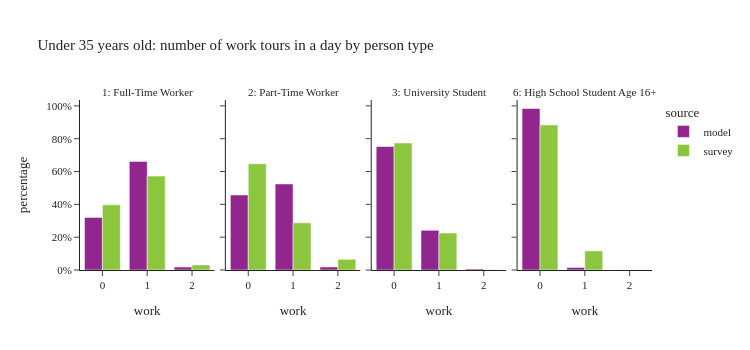

The cell this chart's notebook holds for it:
### Code cell
plot_work_tour_ptype(per_data[(per_data['ptype'].isin(worker_ptype)) & (per_data['age']<=35)],"Under 35 years old: number of work tours in a day by person type")

### Figure 1 — Plotly figure (JSON) as saved in the notebook; plotly's stock layout.template omitted (floating-point values rounded to 4 significant figures)
{"data": [{"alignmentgroup": "True", "customdata": [[223961], [462448], [12552]], "hovertemplate": "source=model<br>ptype_label=1: Full-Time Worker<br>work=%{x}<br>percentage=%{y}<br>sample_size=%{customdata[0]}<extra></extra>", "legendgroup": "model", "marker": {"color": "#91268F", "pattern": {"shape": ""}}, "name": "model", "offsetgroup": "model", "orientation": "v", "showlegend": true, "textposition": "auto", "type": "bar", "x": [0.0, 1.0, 2.0], "xaxis": "x", "y": [0.3204, 0.6616, 0.01796], "yaxis": "y"}, {"alignmentgroup": "True", "customdata": [[55679], [63855], [2244]], "hovertemplate": "source=model<br>ptype_label=2: Part-Time Worker<br>work=%{x}<br>percentage=%{y}<br>sample_size=%{customdata[0]}<extra></extra>", "legendgroup": "model", "marker": {"color": "#91268F", "pattern": {"shape": ""}}, "name": "model", "offsetgroup": "model", "orientation": "v", "showlegend": false, "textposition": "auto", "type": "bar", "x": [0.0, 1.0, 2.0], "xaxis": "x2", "y": [0.4572, 0.5244, 0.01843], "yaxis": "y2"}, {"alignmentgroup": "True", "customdata": [[101663], [32632], [828]], "hovertemplate": "source=model<br>ptype_label=3: University Student<br>work=%{x}<br>percentage=%{y}<br>sample_size=%{customdata[0]}<extra></extra>", "legendgroup": "model", "marker": {"color": "#91268F", "pattern": {"shape": ""}}, "name": "model", "offsetgroup": "model", "orientation": "v", "showlegend": false, "textposition": "auto", "type": "bar", "x": [0.0, 1.0, 2.0], "xaxis": "x3", "y": [0.7524, 0.2415, 0.006128], "yaxis": "y3"}, {"alignmentgroup": "True", "customdata": [[125532], [2031]], "hovertemplate": "source=model<br>ptype_label=6: High School Student Age 16+<br>work=%{x}<br>percentage=%{y}<br>sample_size=%{customdata[0]}<extra></extra>", "legendgroup": "model", "marker": {"color": "#91268F", "pattern": {"shape": ""}}, "name": "model", "offsetgroup": "model", "orientation": "v", "showlegend": false, "textposition": "auto", "type": "bar", "x": [0.0, 1.0], "xaxis": "x4", "y": [0.9841, 0.01592], "yaxis": "y4"}, {"alignmentgroup": "True", "customdata": [[614], [577], [17]], "hovertemplate": "source=survey<br>ptype_label=1: Full-Time Worker<br>work=%{x}<br>percentage=%{y}<br>sample_size=%{customdata[0]}<extra></extra>", "legendgroup": "survey", "marker": {"color": "#8CC63E", "pattern": {"shape": ""}}, "name": "survey", "offsetgroup": "survey", "orientation": "v", "showlegend": true, "textposition": "auto", "type": "bar", "x": [0.0, 1.0, 2.0], "xaxis": "x", "y": [0.3973, 0.5722, 0.03057], "yaxis": "y"}, {"alignmentgroup": "True", "customdata": [[138], [56], [4]], "hovertemplate": "source=survey<br>ptype_label=2: Part-Time Worker<br>work=%{x}<br>percentage=%{y}<br>sample_size=%{customdata[0]}<extra></extra>", "legendgroup": "survey", "marker": {"color": "#8CC63E", "pattern": {"shape": ""}}, "name": "survey", "offsetgroup": "survey", "orientation": "v", "showlegend": false, "textposition": "auto", "type": "bar", "x": [0.0, 1.0, 2.0], "xaxis": "x2", "y": [0.6479, 0.2873, 0.06485], "yaxis": "y2"}, {"alignmentgroup": "True", "customdata": [[227], [53], [1]], "hovertemplate": "source=survey<br>ptype_label=3: University Student<br>work=%{x}<br>percentage=%{y}<br>sample_size=%{customdata[0]}<extra></extra>", "legendgroup": "survey", "marker": {"color": "#8CC63E", "pattern": {"shape": ""}}, "name": "survey", "offsetgroup": "survey", "orientation": "v", "showlegend": false, "textposition": "auto", "type": "bar", "x": [0.0, 1.0, 2.0], "xaxis": "x3", "y": [0.7737, 0.2249, 0.001385], "yaxis": "y3"}, {"alignmentgroup": "True", "customdata": [[86], [5]], "hovertemplate": "source=survey<br>ptype_label=6: High School Student Age 16+<br>work=%{x}<br>percentage=%{y}<br>sample_size=%{customdata[0]}<extra></extra>", "legendgroup": "survey", "marker": {"color": "#8CC63E", "pattern": {"shape": ""}}, "name": "survey", "offsetgroup": "survey", "orientation": "v", "showlegend": false, "textposition": "auto", "type": "bar", "x": [0.0, 1.0], "xaxis": "x4", "y": [0.8838, 0.1162], "yaxis": "y4"}], "layout": {"annotations": [{"font": {}, "showarrow": false, "text": "1: Full-Time Worker", "x": 0.1175, "xanchor": "center", "xref": "paper", "y": 1.0, "yanchor": "bottom", "yref": "paper"}, {"font": {}, "showarrow": false, "text": "2: Part-Time Worker", "x": 0.3725, "xanchor": "center", "xref": "paper", "y": 1.0, "yanchor": "bottom", "yref": "paper"}, {"font": {}, "showarrow": false, "text": "3: University Student", "x": 0.6275, "xanchor": "center", "xref": "paper", "y": 1.0, "yanchor": "bottom", "yref": "paper"}, {"font": {}, "showarrow": false, "text": "6: High School Student Age 16+", "x": 0.8825, "xanchor": "center", "xref": "paper", "y": 1.0, "yanchor": "bottom", "yref": "paper"}], "barmode": "group", "height": 350, "legend": {"title": {"text": "source"}, "tracegroupgap": 0}, "title": {"text": "Under 35 years old: number of work tours in a day by person type"}, "width": 750, "xaxis": {"anchor": "y", "domain": [0.0, 0.235], "title": {"text": "work"}}, "xaxis2": {"anchor": "y2", "domain": [0.255, 0.49], "matches": "x", "title": {"text": "work"}}, "xaxis3": {"anchor": "y3", "domain": [0.51, 0.745], "matches": "x", "title": {"text": "work"}}, "xaxis4": {"anchor": "y4", "domain": [0.765, 1.0], "matches": "x", "title": {"text": "work"}}, "yaxis": {"anchor": "x", "domain": [0.0, 1.0], "tickformat": ".0%", "title": {"text": "percentage"}}, "yaxis2": {"anchor": "x2", "domain": [0.0, 1.0], "matches": "y", "showticklabels": false, "tickformat": ".0%"}, "yaxis3": {"anchor": "x3", "domain": [0.0, 1.0], "matches": "y", "showticklabels": false}, "yaxis4": {"anchor": "x4", "domain": [0.0, 1.0], "matches": "y", "showticklabels": false}}}
